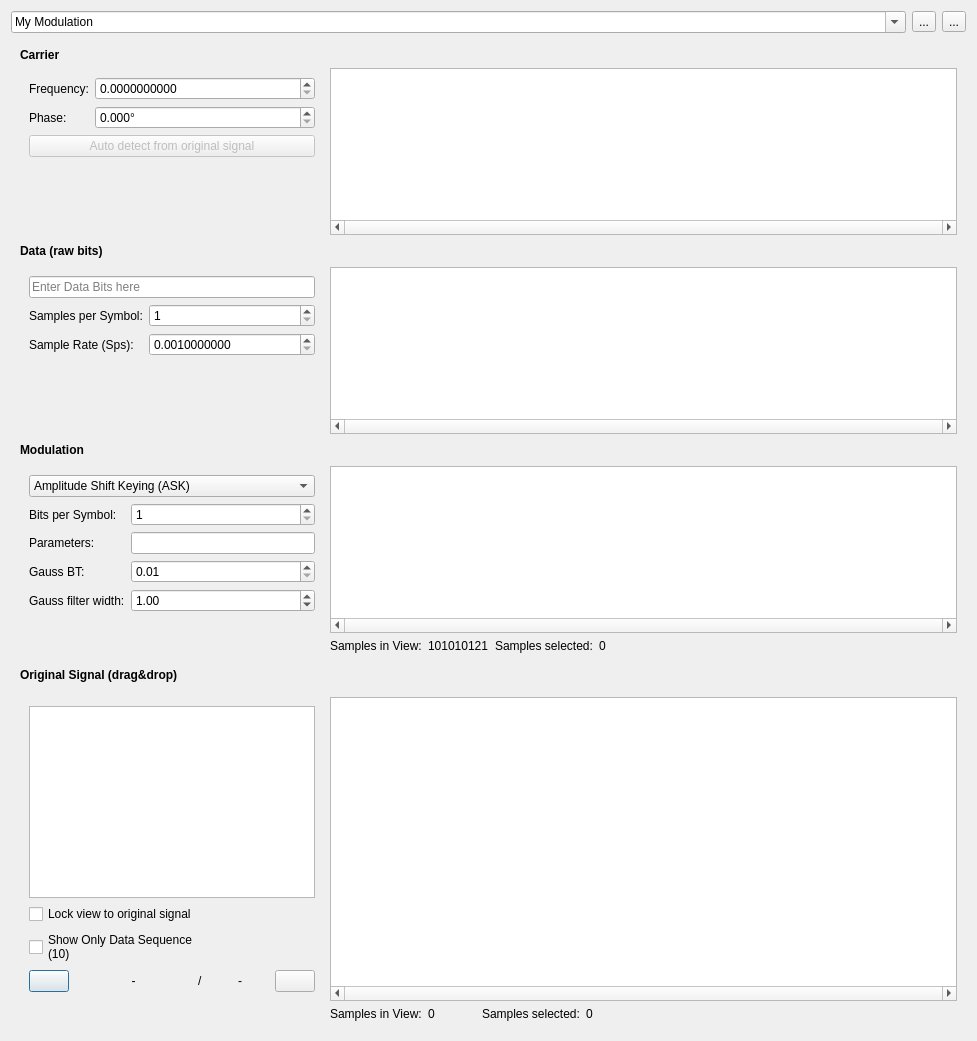
<?xml version="1.0" encoding="UTF-8"?>
<ui version="4.0">
 <class>DialogModulation</class>
 <widget class="QDialog" name="DialogModulation">
  <property name="geometry">
   <rect>
    <x>0</x>
    <y>0</y>
    <width>977</width>
    <height>1041</height>
   </rect>
  </property>
  <property name="windowTitle">
   <string>Modulation</string>
  </property>
  <property name="windowIcon">
   <iconset resource="urh.qrc">
    <normaloff>:/icons/icons/modulation.svg</normaloff>:/icons/icons/modulation.svg</iconset>
  </property>
  <layout class="QVBoxLayout" name="verticalLayout">
   <item>
    <layout class="QGridLayout" name="gridLayout_5">
     <item row="0" column="0">
      <widget class="QComboBox" name="comboBoxCustomModulations">
       <property name="editable">
        <bool>true</bool>
       </property>
       <property name="insertPolicy">
        <enum>QComboBox::InsertAtCurrent</enum>
       </property>
       <property name="sizeAdjustPolicy">
        <enum>QComboBox::AdjustToContents</enum>
       </property>
       <item>
        <property name="text">
         <string>My Modulation</string>
        </property>
       </item>
      </widget>
     </item>
     <item row="0" column="1">
      <widget class="QToolButton" name="btnAddModulation">
       <property name="text">
        <string>...</string>
       </property>
       <property name="icon">
        <iconset theme="list-add">
         <normaloff>.</normaloff>.</iconset>
       </property>
      </widget>
     </item>
     <item row="0" column="2">
      <widget class="QToolButton" name="btnRemoveModulation">
       <property name="text">
        <string>...</string>
       </property>
       <property name="icon">
        <iconset theme="list-remove">
         <normaloff>.</normaloff>.</iconset>
       </property>
      </widget>
     </item>
    </layout>
   </item>
   <item>
    <widget class="QScrollArea" name="scrollArea">
     <property name="frameShape">
      <enum>QFrame::NoFrame</enum>
     </property>
     <property name="widgetResizable">
      <bool>true</bool>
     </property>
     <widget class="QWidget" name="scrollAreaWidgetContents_2">
      <property name="geometry">
       <rect>
        <x>0</x>
        <y>0</y>
        <width>965</width>
        <height>989</height>
       </rect>
      </property>
      <layout class="QGridLayout" name="gridLayout_7" rowstretch="0,1,0,1,0,1,0,0,1,0,0" columnstretch="0,0,0,0">
       <item row="2" column="0">
        <widget class="QLabel" name="label_5">
         <property name="font">
          <font>
           <weight>75</weight>
           <bold>true</bold>
          </font>
         </property>
         <property name="text">
          <string>Data (raw bits)</string>
         </property>
         <property name="margin">
          <number>4</number>
         </property>
        </widget>
       </item>
       <item row="4" column="2">
        <widget class="QLabel" name="lEqual">
         <property name="sizePolicy">
          <sizepolicy hsizetype="Fixed" vsizetype="Fixed">
           <horstretch>0</horstretch>
           <verstretch>0</verstretch>
          </sizepolicy>
         </property>
         <property name="maximumSize">
          <size>
           <width>32</width>
           <height>32</height>
          </size>
         </property>
         <property name="text">
          <string/>
         </property>
         <property name="pixmap">
          <pixmap resource="urh.qrc">:/icons/icons/equals.svg</pixmap>
         </property>
         <property name="scaledContents">
          <bool>true</bool>
         </property>
         <property name="alignment">
          <set>Qt::AlignCenter</set>
         </property>
        </widget>
       </item>
       <item row="4" column="0">
        <widget class="QLabel" name="label_6">
         <property name="font">
          <font>
           <weight>75</weight>
           <bold>true</bold>
          </font>
         </property>
         <property name="text">
          <string>Modulation</string>
         </property>
         <property name="margin">
          <number>4</number>
         </property>
        </widget>
       </item>
       <item row="8" column="1">
        <spacer name="horizontalSpacer_5">
         <property name="orientation">
          <enum>Qt::Horizontal</enum>
         </property>
         <property name="sizeHint" stdset="0">
          <size>
           <width>40</width>
           <height>20</height>
          </size>
         </property>
        </spacer>
       </item>
       <item row="8" column="0">
        <widget class="QLabel" name="label_7">
         <property name="font">
          <font>
           <weight>75</weight>
           <bold>true</bold>
          </font>
         </property>
         <property name="text">
          <string>Original Signal (drag&amp;drop)</string>
         </property>
         <property name="margin">
          <number>4</number>
         </property>
        </widget>
       </item>
       <item row="2" column="3">
        <spacer name="horizontalSpacer_2">
         <property name="orientation">
          <enum>Qt::Horizontal</enum>
         </property>
         <property name="sizeHint" stdset="0">
          <size>
           <width>40</width>
           <height>20</height>
          </size>
         </property>
        </spacer>
       </item>
       <item row="4" column="1">
        <spacer name="horizontalSpacer_3">
         <property name="orientation">
          <enum>Qt::Horizontal</enum>
         </property>
         <property name="sizeHint" stdset="0">
          <size>
           <width>40</width>
           <height>20</height>
          </size>
         </property>
        </spacer>
       </item>
       <item row="0" column="0">
        <widget class="QLabel" name="label_4">
         <property name="font">
          <font>
           <weight>75</weight>
           <bold>true</bold>
          </font>
         </property>
         <property name="text">
          <string>Carrier</string>
         </property>
         <property name="margin">
          <number>4</number>
         </property>
        </widget>
       </item>
       <item row="9" column="1" colspan="3">
        <widget class="ZoomAndDropableGraphicView" name="gVOriginalSignal">
         <property name="verticalScrollBarPolicy">
          <enum>Qt::ScrollBarAlwaysOff</enum>
         </property>
         <property name="horizontalScrollBarPolicy">
          <enum>Qt::ScrollBarAlwaysOn</enum>
         </property>
         <property name="renderHints">
          <set>QPainter::Antialiasing</set>
         </property>
        </widget>
       </item>
       <item row="9" column="0">
        <widget class="QScrollArea" name="scrollArea_5">
         <property name="frameShape">
          <enum>QFrame::NoFrame</enum>
         </property>
         <property name="widgetResizable">
          <bool>true</bool>
         </property>
         <widget class="QWidget" name="scrollAreaWidgetContents_5">
          <property name="geometry">
           <rect>
            <x>0</x>
            <y>0</y>
            <width>313</width>
            <height>316</height>
           </rect>
          </property>
          <layout class="QGridLayout" name="gridLayout_4">
           <item row="3" column="1" colspan="2">
            <widget class="QLabel" name="lCurrentSearchResult">
             <property name="sizePolicy">
              <sizepolicy hsizetype="Preferred" vsizetype="Preferred">
               <horstretch>0</horstretch>
               <verstretch>0</verstretch>
              </sizepolicy>
             </property>
             <property name="minimumSize">
              <size>
               <width>0</width>
               <height>0</height>
              </size>
             </property>
             <property name="maximumSize">
              <size>
               <width>16777215</width>
               <height>16777215</height>
              </size>
             </property>
             <property name="text">
              <string>-</string>
             </property>
             <property name="alignment">
              <set>Qt::AlignCenter</set>
             </property>
            </widget>
           </item>
           <item row="2" column="0" colspan="5">
            <widget class="QCheckBox" name="cbShowDataBitsOnly">
             <property name="sizePolicy">
              <sizepolicy hsizetype="Maximum" vsizetype="Fixed">
               <horstretch>0</horstretch>
               <verstretch>0</verstretch>
              </sizepolicy>
             </property>
             <property name="minimumSize">
              <size>
               <width>0</width>
               <height>0</height>
              </size>
             </property>
             <property name="maximumSize">
              <size>
               <width>16777215</width>
               <height>16777215</height>
              </size>
             </property>
             <property name="text">
              <string>Show Only Data Sequence
(10)</string>
             </property>
            </widget>
           </item>
           <item row="3" column="0">
            <widget class="QPushButton" name="btnSearchPrev">
             <property name="sizePolicy">
              <sizepolicy hsizetype="Fixed" vsizetype="Fixed">
               <horstretch>0</horstretch>
               <verstretch>0</verstretch>
              </sizepolicy>
             </property>
             <property name="maximumSize">
              <size>
               <width>16777215</width>
               <height>16777215</height>
              </size>
             </property>
             <property name="text">
              <string/>
             </property>
             <property name="icon">
              <iconset theme="go-previous">
               <normaloff>.</normaloff>.</iconset>
             </property>
            </widget>
           </item>
           <item row="3" column="4">
            <widget class="QLabel" name="lTotalSearchresults">
             <property name="sizePolicy">
              <sizepolicy hsizetype="Preferred" vsizetype="Preferred">
               <horstretch>0</horstretch>
               <verstretch>0</verstretch>
              </sizepolicy>
             </property>
             <property name="maximumSize">
              <size>
               <width>16777215</width>
               <height>16777215</height>
              </size>
             </property>
             <property name="text">
              <string>-</string>
             </property>
             <property name="alignment">
              <set>Qt::AlignCenter</set>
             </property>
            </widget>
           </item>
           <item row="0" column="0" colspan="6">
            <widget class="ModulatorTreeView" name="treeViewSignals">
             <property name="sizePolicy">
              <sizepolicy hsizetype="Preferred" vsizetype="Preferred">
               <horstretch>0</horstretch>
               <verstretch>0</verstretch>
              </sizepolicy>
             </property>
             <property name="showDropIndicator" stdset="0">
              <bool>true</bool>
             </property>
             <property name="dragEnabled">
              <bool>true</bool>
             </property>
             <property name="dragDropMode">
              <enum>QAbstractItemView::DragOnly</enum>
             </property>
             <property name="headerHidden">
              <bool>true</bool>
             </property>
            </widget>
           </item>
           <item row="3" column="3">
            <widget class="QLabel" name="lSlash">
             <property name="sizePolicy">
              <sizepolicy hsizetype="Fixed" vsizetype="Preferred">
               <horstretch>0</horstretch>
               <verstretch>0</verstretch>
              </sizepolicy>
             </property>
             <property name="maximumSize">
              <size>
               <width>7</width>
               <height>16777215</height>
              </size>
             </property>
             <property name="text">
              <string>/</string>
             </property>
            </widget>
           </item>
           <item row="3" column="5">
            <widget class="QPushButton" name="btnSearchNext">
             <property name="sizePolicy">
              <sizepolicy hsizetype="Fixed" vsizetype="Fixed">
               <horstretch>0</horstretch>
               <verstretch>0</verstretch>
              </sizepolicy>
             </property>
             <property name="maximumSize">
              <size>
               <width>16777215</width>
               <height>16777215</height>
              </size>
             </property>
             <property name="text">
              <string/>
             </property>
             <property name="icon">
              <iconset theme="go-next">
               <normaloff>.</normaloff>.</iconset>
             </property>
            </widget>
           </item>
           <item row="1" column="0" colspan="5">
            <widget class="QCheckBox" name="chkBoxLockSIV">
             <property name="sizePolicy">
              <sizepolicy hsizetype="Maximum" vsizetype="Fixed">
               <horstretch>0</horstretch>
               <verstretch>0</verstretch>
              </sizepolicy>
             </property>
             <property name="text">
              <string>Lock view to original signal</string>
             </property>
            </widget>
           </item>
          </layout>
         </widget>
        </widget>
       </item>
       <item row="6" column="1">
        <layout class="QHBoxLayout" name="horizontalLayout">
         <item>
          <widget class="QLabel" name="lSamplesInViewModulatedText">
           <property name="sizePolicy">
            <sizepolicy hsizetype="Maximum" vsizetype="Preferred">
             <horstretch>0</horstretch>
             <verstretch>0</verstretch>
            </sizepolicy>
           </property>
           <property name="text">
            <string>Samples in View:</string>
           </property>
          </widget>
         </item>
         <item>
          <widget class="QLabel" name="lSamplesInViewModulated">
           <property name="sizePolicy">
            <sizepolicy hsizetype="Preferred" vsizetype="Maximum">
             <horstretch>0</horstretch>
             <verstretch>0</verstretch>
            </sizepolicy>
           </property>
           <property name="toolTip">
            <string>&lt;html&gt;&lt;head/&gt;&lt;body&gt;&lt;p&gt;Shown Samples in View:&lt;/p&gt;&lt;p&gt;&lt;span style=&quot; font-weight:600; color:#f59e0b;&quot;&gt;Amber&lt;/span&gt; - if samples in view differ from original signal&lt;/p&gt;&lt;p&gt;&lt;span style=&quot; font-weight:600;&quot;&gt;Normal&lt;/span&gt; - if samples in view are equal to the original signal&lt;/p&gt;&lt;/body&gt;&lt;/html&gt;</string>
           </property>
           <property name="text">
            <string>101010121</string>
           </property>
          </widget>
         </item>
         <item>
          <widget class="QLabel" name="label_9">
           <property name="text">
            <string>Samples selected:</string>
           </property>
          </widget>
         </item>
         <item>
          <widget class="QLabel" name="lModulatedSelectedSamples">
           <property name="text">
            <string>0</string>
           </property>
          </widget>
         </item>
        </layout>
       </item>
       <item row="3" column="0">
        <widget class="QScrollArea" name="scrollArea_3">
         <property name="frameShape">
          <enum>QFrame::NoFrame</enum>
         </property>
         <property name="widgetResizable">
          <bool>true</bool>
         </property>
         <widget class="QWidget" name="scrollAreaWidgetContents_3">
          <property name="geometry">
           <rect>
            <x>0</x>
            <y>0</y>
            <width>313</width>
            <height>149</height>
           </rect>
          </property>
          <layout class="QGridLayout" name="gridLayout_2">
           <item row="2" column="1">
            <widget class="KillerDoubleSpinBox" name="spinBoxSampleRate">
             <property name="sizePolicy">
              <sizepolicy hsizetype="Preferred" vsizetype="Fixed">
               <horstretch>0</horstretch>
               <verstretch>0</verstretch>
              </sizepolicy>
             </property>
             <property name="decimals">
              <number>10</number>
             </property>
             <property name="minimum">
              <double>0.001000000000000</double>
             </property>
             <property name="maximum">
              <double>999999999.000000000000000</double>
             </property>
            </widget>
           </item>
           <item row="3" column="0">
            <spacer name="verticalSpacer_2">
             <property name="orientation">
              <enum>Qt::Vertical</enum>
             </property>
             <property name="sizeHint" stdset="0">
              <size>
               <width>20</width>
               <height>40</height>
              </size>
             </property>
            </spacer>
           </item>
           <item row="2" column="0">
            <widget class="QLabel" name="label_3">
             <property name="sizePolicy">
              <sizepolicy hsizetype="Maximum" vsizetype="Preferred">
               <horstretch>0</horstretch>
               <verstretch>0</verstretch>
              </sizepolicy>
             </property>
             <property name="text">
              <string>Sample Rate (Sps):</string>
             </property>
            </widget>
           </item>
           <item row="1" column="0">
            <widget class="QLabel" name="label">
             <property name="sizePolicy">
              <sizepolicy hsizetype="Maximum" vsizetype="Preferred">
               <horstretch>0</horstretch>
               <verstretch>0</verstretch>
              </sizepolicy>
             </property>
             <property name="text">
              <string>Samples per Symbol:</string>
             </property>
            </widget>
           </item>
           <item row="1" column="1">
            <widget class="QSpinBox" name="spinBoxSamplesPerSymbol">
             <property name="sizePolicy">
              <sizepolicy hsizetype="Preferred" vsizetype="Fixed">
               <horstretch>0</horstretch>
               <verstretch>0</verstretch>
              </sizepolicy>
             </property>
             <property name="minimum">
              <number>1</number>
             </property>
             <property name="maximum">
              <number>999999</number>
             </property>
            </widget>
           </item>
           <item row="0" column="0" colspan="2">
            <widget class="QLineEdit" name="linEdDataBits">
             <property name="sizePolicy">
              <sizepolicy hsizetype="Preferred" vsizetype="Preferred">
               <horstretch>0</horstretch>
               <verstretch>0</verstretch>
              </sizepolicy>
             </property>
             <property name="placeholderText">
              <string>Enter Data Bits here</string>
             </property>
            </widget>
           </item>
          </layout>
         </widget>
        </widget>
       </item>
       <item row="1" column="0">
        <widget class="QScrollArea" name="scrollArea_2">
         <property name="frameShape">
          <enum>QFrame::NoFrame</enum>
         </property>
         <property name="widgetResizable">
          <bool>true</bool>
         </property>
         <widget class="QWidget" name="scrollAreaWidgetContents">
          <property name="geometry">
           <rect>
            <x>0</x>
            <y>0</y>
            <width>313</width>
            <height>148</height>
           </rect>
          </property>
          <layout class="QGridLayout" name="gridLayout">
           <item row="0" column="0">
            <widget class="QLabel" name="lCarrierFreq">
             <property name="sizePolicy">
              <sizepolicy hsizetype="Maximum" vsizetype="Preferred">
               <horstretch>0</horstretch>
               <verstretch>0</verstretch>
              </sizepolicy>
             </property>
             <property name="text">
              <string>Frequency:</string>
             </property>
            </widget>
           </item>
           <item row="0" column="1">
            <widget class="KillerDoubleSpinBox" name="doubleSpinBoxCarrierFreq">
             <property name="sizePolicy">
              <sizepolicy hsizetype="Preferred" vsizetype="Fixed">
               <horstretch>0</horstretch>
               <verstretch>0</verstretch>
              </sizepolicy>
             </property>
             <property name="suffix">
              <string/>
             </property>
             <property name="decimals">
              <number>10</number>
             </property>
             <property name="minimum">
              <double>0.000000000000000</double>
             </property>
             <property name="maximum">
              <double>99999999999.000000000000000</double>
             </property>
            </widget>
           </item>
           <item row="1" column="0">
            <widget class="QLabel" name="label_2">
             <property name="sizePolicy">
              <sizepolicy hsizetype="Maximum" vsizetype="Preferred">
               <horstretch>0</horstretch>
               <verstretch>0</verstretch>
              </sizepolicy>
             </property>
             <property name="text">
              <string>Phase:</string>
             </property>
            </widget>
           </item>
           <item row="1" column="1">
            <widget class="QDoubleSpinBox" name="doubleSpinBoxCarrierPhase">
             <property name="sizePolicy">
              <sizepolicy hsizetype="Preferred" vsizetype="Fixed">
               <horstretch>0</horstretch>
               <verstretch>0</verstretch>
              </sizepolicy>
             </property>
             <property name="suffix">
              <string>°</string>
             </property>
             <property name="decimals">
              <number>3</number>
             </property>
             <property name="maximum">
              <double>360.000000000000000</double>
             </property>
            </widget>
           </item>
           <item row="2" column="0" colspan="2">
            <widget class="QPushButton" name="btnAutoDetect">
             <property name="enabled">
              <bool>false</bool>
             </property>
             <property name="sizePolicy">
              <sizepolicy hsizetype="Preferred" vsizetype="Fixed">
               <horstretch>0</horstretch>
               <verstretch>0</verstretch>
              </sizepolicy>
             </property>
             <property name="toolTip">
              <string>&lt;html&gt;&lt;head/&gt;&lt;body&gt;&lt;p&gt;Auto detect the frequency based on the original signal. You have to select a signal (&lt;span style=&quot; font-weight:600;&quot;&gt;bottom of this window&lt;/span&gt;) to use this feature.&lt;/p&gt;&lt;p&gt;&lt;br/&gt;&lt;/p&gt;&lt;p&gt;Select a signal by dragging it from the tree and dropping it on the graphics pane to the right.&lt;/p&gt;&lt;/body&gt;&lt;/html&gt;</string>
             </property>
             <property name="text">
              <string>Auto detect from original signal</string>
             </property>
            </widget>
           </item>
           <item row="3" column="0">
            <spacer name="verticalSpacer_3">
             <property name="orientation">
              <enum>Qt::Vertical</enum>
             </property>
             <property name="sizeHint" stdset="0">
              <size>
               <width>20</width>
               <height>40</height>
              </size>
             </property>
            </spacer>
           </item>
          </layout>
         </widget>
        </widget>
       </item>
       <item row="2" column="2">
        <widget class="QLabel" name="lPlus">
         <property name="sizePolicy">
          <sizepolicy hsizetype="Maximum" vsizetype="Fixed">
           <horstretch>0</horstretch>
           <verstretch>0</verstretch>
          </sizepolicy>
         </property>
         <property name="maximumSize">
          <size>
           <width>32</width>
           <height>32</height>
          </size>
         </property>
         <property name="text">
          <string/>
         </property>
         <property name="pixmap">
          <pixmap resource="urh.qrc">:/icons/icons/plus.svg</pixmap>
         </property>
         <property name="scaledContents">
          <bool>true</bool>
         </property>
         <property name="alignment">
          <set>Qt::AlignCenter</set>
         </property>
        </widget>
       </item>
       <item row="1" column="1" colspan="3">
        <widget class="ZoomableGraphicView" name="gVCarrier">
         <property name="sizePolicy">
          <sizepolicy hsizetype="Expanding" vsizetype="Expanding">
           <horstretch>0</horstretch>
           <verstretch>0</verstretch>
          </sizepolicy>
         </property>
         <property name="acceptDrops">
          <bool>false</bool>
         </property>
         <property name="verticalScrollBarPolicy">
          <enum>Qt::ScrollBarAlwaysOff</enum>
         </property>
         <property name="horizontalScrollBarPolicy">
          <enum>Qt::ScrollBarAlwaysOn</enum>
         </property>
         <property name="renderHints">
          <set>QPainter::Antialiasing</set>
         </property>
        </widget>
       </item>
       <item row="2" column="1">
        <spacer name="horizontalSpacer">
         <property name="orientation">
          <enum>Qt::Horizontal</enum>
         </property>
         <property name="sizeHint" stdset="0">
          <size>
           <width>40</width>
           <height>20</height>
          </size>
         </property>
        </spacer>
       </item>
       <item row="5" column="1" colspan="3">
        <widget class="ZoomableGraphicView" name="gVModulated">
         <property name="sizePolicy">
          <sizepolicy hsizetype="Expanding" vsizetype="Expanding">
           <horstretch>0</horstretch>
           <verstretch>0</verstretch>
          </sizepolicy>
         </property>
         <property name="acceptDrops">
          <bool>false</bool>
         </property>
         <property name="verticalScrollBarPolicy">
          <enum>Qt::ScrollBarAlwaysOff</enum>
         </property>
         <property name="horizontalScrollBarPolicy">
          <enum>Qt::ScrollBarAlwaysOn</enum>
         </property>
         <property name="renderHints">
          <set>QPainter::Antialiasing</set>
         </property>
        </widget>
       </item>
       <item row="3" column="1" colspan="3">
        <widget class="ZoomableGraphicView" name="gVData">
         <property name="sizePolicy">
          <sizepolicy hsizetype="Expanding" vsizetype="Expanding">
           <horstretch>0</horstretch>
           <verstretch>0</verstretch>
          </sizepolicy>
         </property>
         <property name="acceptDrops">
          <bool>false</bool>
         </property>
         <property name="verticalScrollBarPolicy">
          <enum>Qt::ScrollBarAlwaysOff</enum>
         </property>
         <property name="horizontalScrollBarPolicy">
          <enum>Qt::ScrollBarAlwaysOn</enum>
         </property>
         <property name="renderHints">
          <set>QPainter::Antialiasing</set>
         </property>
        </widget>
       </item>
       <item row="5" column="0">
        <widget class="QScrollArea" name="scrollArea_4">
         <property name="frameShape">
          <enum>QFrame::NoFrame</enum>
         </property>
         <property name="widgetResizable">
          <bool>true</bool>
         </property>
         <widget class="QWidget" name="scrollAreaWidgetContents_4">
          <property name="geometry">
           <rect>
            <x>0</x>
            <y>0</y>
            <width>292</width>
            <height>202</height>
           </rect>
          </property>
          <layout class="QGridLayout" name="gridLayout_3">
           <item row="1" column="1">
            <widget class="QSpinBox" name="spinBoxBitsPerSymbol">
             <property name="minimum">
              <number>1</number>
             </property>
             <property name="maximum">
              <number>10</number>
             </property>
            </widget>
           </item>
           <item row="3" column="1">
            <widget class="QDoubleSpinBox" name="spinBoxGaussBT">
             <property name="minimum">
              <double>0.010000000000000</double>
             </property>
             <property name="maximum">
              <double>0.990000000000000</double>
             </property>
             <property name="singleStep">
              <double>0.010000000000000</double>
             </property>
            </widget>
           </item>
           <item row="4" column="0">
            <widget class="QLabel" name="lGaussWidth">
             <property name="text">
              <string>Gauss filter width:</string>
             </property>
            </widget>
           </item>
           <item row="3" column="0">
            <widget class="QLabel" name="lGaussBT">
             <property name="text">
              <string>Gauss BT:</string>
             </property>
            </widget>
           </item>
           <item row="4" column="1">
            <widget class="QDoubleSpinBox" name="spinBoxGaussFilterWidth">
             <property name="minimum">
              <double>0.010000000000000</double>
             </property>
             <property name="maximum">
              <double>100.000000000000000</double>
             </property>
             <property name="singleStep">
              <double>0.010000000000000</double>
             </property>
             <property name="value">
              <double>1.000000000000000</double>
             </property>
            </widget>
           </item>
           <item row="1" column="0">
            <widget class="QLabel" name="labelBitsPerSymbol">
             <property name="text">
              <string>Bits per Symbol:</string>
             </property>
            </widget>
           </item>
           <item row="5" column="0">
            <spacer name="verticalSpacer_4">
             <property name="orientation">
              <enum>Qt::Vertical</enum>
             </property>
             <property name="sizeHint" stdset="0">
              <size>
               <width>20</width>
               <height>40</height>
              </size>
             </property>
            </spacer>
           </item>
           <item row="5" column="1">
            <spacer name="verticalSpacer">
             <property name="orientation">
              <enum>Qt::Vertical</enum>
             </property>
             <property name="sizeHint" stdset="0">
              <size>
               <width>20</width>
               <height>40</height>
              </size>
             </property>
            </spacer>
           </item>
           <item row="2" column="1">
            <widget class="QLineEdit" name="lineEditParameters">
             <property name="clearButtonEnabled">
              <bool>false</bool>
             </property>
            </widget>
           </item>
           <item row="0" column="0" colspan="2">
            <widget class="QComboBox" name="comboBoxModulationType">
             <property name="sizePolicy">
              <sizepolicy hsizetype="Preferred" vsizetype="Preferred">
               <horstretch>0</horstretch>
               <verstretch>0</verstretch>
              </sizepolicy>
             </property>
             <property name="maximumSize">
              <size>
               <width>16777215</width>
               <height>16777215</height>
              </size>
             </property>
             <item>
              <property name="text">
               <string>Amplitude Shift Keying (ASK)</string>
              </property>
             </item>
             <item>
              <property name="text">
               <string>Frequency Shift Keying (FSK)</string>
              </property>
             </item>
             <item>
              <property name="text">
               <string>Gaussian Frequency Shift Keying (GFSK)</string>
              </property>
             </item>
             <item>
              <property name="text">
               <string>Phase Shift Keying (PSK)</string>
              </property>
             </item>
            </widget>
           </item>
           <item row="2" column="0">
            <widget class="QLabel" name="labelParameters">
             <property name="text">
              <string>Parameters:</string>
             </property>
            </widget>
           </item>
          </layout>
         </widget>
        </widget>
       </item>
       <item row="4" column="3">
        <spacer name="horizontalSpacer_4">
         <property name="orientation">
          <enum>Qt::Horizontal</enum>
         </property>
         <property name="sizeHint" stdset="0">
          <size>
           <width>40</width>
           <height>20</height>
          </size>
         </property>
        </spacer>
       </item>
       <item row="8" column="3">
        <spacer name="horizontalSpacer_6">
         <property name="orientation">
          <enum>Qt::Horizontal</enum>
         </property>
         <property name="sizeHint" stdset="0">
          <size>
           <width>40</width>
           <height>20</height>
          </size>
         </property>
        </spacer>
       </item>
       <item row="8" column="2">
        <widget class="QLabel" name="lEqual_qm">
         <property name="sizePolicy">
          <sizepolicy hsizetype="Fixed" vsizetype="Fixed">
           <horstretch>0</horstretch>
           <verstretch>0</verstretch>
          </sizepolicy>
         </property>
         <property name="maximumSize">
          <size>
           <width>32</width>
           <height>32</height>
          </size>
         </property>
         <property name="text">
          <string/>
         </property>
         <property name="pixmap">
          <pixmap resource="urh.qrc">:/icons/icons/equals_qm.svg</pixmap>
         </property>
         <property name="scaledContents">
          <bool>true</bool>
         </property>
         <property name="alignment">
          <set>Qt::AlignCenter</set>
         </property>
        </widget>
       </item>
       <item row="10" column="1">
        <layout class="QHBoxLayout" name="horizontalLayout_2">
         <item>
          <widget class="QLabel" name="lSamplesInViewOrigSignalText">
           <property name="sizePolicy">
            <sizepolicy hsizetype="Maximum" vsizetype="Preferred">
             <horstretch>0</horstretch>
             <verstretch>0</verstretch>
            </sizepolicy>
           </property>
           <property name="text">
            <string>Samples in View:</string>
           </property>
          </widget>
         </item>
         <item>
          <widget class="QLabel" name="lSamplesInViewOrigSignal">
           <property name="sizePolicy">
            <sizepolicy hsizetype="Preferred" vsizetype="Preferred">
             <horstretch>0</horstretch>
             <verstretch>0</verstretch>
            </sizepolicy>
           </property>
           <property name="toolTip">
            <string>&lt;html&gt;&lt;head/&gt;&lt;body&gt;&lt;p&gt;Shown Samples in View:&lt;/p&gt;&lt;p&gt;&lt;span style=&quot; font-weight:600; color:#f59e0b;&quot;&gt;Amber&lt;/span&gt; - if samples in view differ from original signal&lt;/p&gt;&lt;p&gt;&lt;span style=&quot; font-weight:600;&quot;&gt;Normal&lt;/span&gt; - if samples in view are equal to the original signal&lt;/p&gt;&lt;/body&gt;&lt;/html&gt;</string>
           </property>
           <property name="text">
            <string>0</string>
           </property>
          </widget>
         </item>
         <item>
          <widget class="QLabel" name="label_10">
           <property name="text">
            <string>Samples selected:</string>
           </property>
          </widget>
         </item>
         <item>
          <widget class="QLabel" name="lOriginalSignalSamplesSelected">
           <property name="text">
            <string>0</string>
           </property>
          </widget>
         </item>
        </layout>
       </item>
      </layout>
     </widget>
    </widget>
   </item>
  </layout>
 </widget>
 <customwidgets>
  <customwidget>
   <class>ZoomableGraphicView</class>
   <extends>QGraphicsView</extends>
   <header>urh.ui.views.ZoomableGraphicView.h</header>
  </customwidget>
  <customwidget>
   <class>KillerDoubleSpinBox</class>
   <extends>QDoubleSpinBox</extends>
   <header>urh.ui.KillerDoubleSpinBox.h</header>
  </customwidget>
  <customwidget>
   <class>ZoomAndDropableGraphicView</class>
   <extends>QGraphicsView</extends>
   <header>urh.ui.views.ZoomAndDropableGraphicView.h</header>
  </customwidget>
  <customwidget>
   <class>ModulatorTreeView</class>
   <extends>QTreeView</extends>
   <header>urh.ui.views.ModulatorTreeView.h</header>
  </customwidget>
 </customwidgets>
 <tabstops>
  <tabstop>btnAddModulation</tabstop>
  <tabstop>scrollArea_2</tabstop>
  <tabstop>doubleSpinBoxCarrierFreq</tabstop>
  <tabstop>doubleSpinBoxCarrierPhase</tabstop>
  <tabstop>btnAutoDetect</tabstop>
  <tabstop>scrollArea_3</tabstop>
  <tabstop>linEdDataBits</tabstop>
  <tabstop>spinBoxSamplesPerSymbol</tabstop>
  <tabstop>spinBoxSampleRate</tabstop>
  <tabstop>scrollArea_4</tabstop>
  <tabstop>comboBoxModulationType</tabstop>
  <tabstop>spinBoxBitsPerSymbol</tabstop>
  <tabstop>lineEditParameters</tabstop>
  <tabstop>spinBoxGaussBT</tabstop>
  <tabstop>spinBoxGaussFilterWidth</tabstop>
  <tabstop>scrollArea_5</tabstop>
  <tabstop>treeViewSignals</tabstop>
  <tabstop>chkBoxLockSIV</tabstop>
  <tabstop>gVCarrier</tabstop>
  <tabstop>gVData</tabstop>
  <tabstop>gVModulated</tabstop>
  <tabstop>gVOriginalSignal</tabstop>
  <tabstop>cbShowDataBitsOnly</tabstop>
  <tabstop>btnSearchPrev</tabstop>
  <tabstop>btnSearchNext</tabstop>
  <tabstop>btnRemoveModulation</tabstop>
  <tabstop>comboBoxCustomModulations</tabstop>
  <tabstop>scrollArea</tabstop>
 </tabstops>
 <resources>
  <include location="urh.qrc"/>
 </resources>
 <connections/>
</ui>
